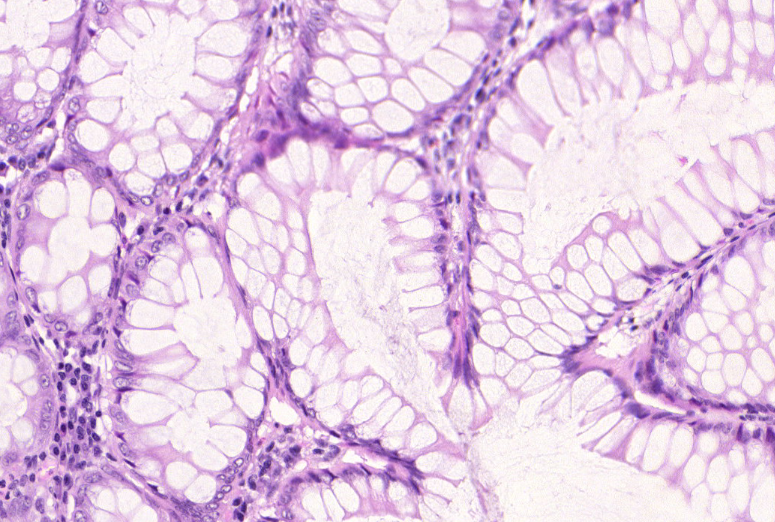
#> input picture warwick_sample_5/testA_1.bmp, 775 x 522 px
$ python elastic_deformation.py
#> lines starting #> are read from the running program, lines starting #| are printed output that depends on the picture; after the words box and inside, x2 and y2 are one past the last pixel; in counts of white or black regions, pixels touching at a corner belong together
'''
source: https://www.kaggle.com/bguberfain/elastic-transform-for-data-augmentation
'''

import numpy as np
import pandas as pd
import cv2
from scipy.ndimage.interpolation import map_coordinates
from scipy.ndimage.filters import gaussian_filter
import matplotlib.pyplot as plt

# Function to distort image
def elastic_transform(image, alpha, sigma, alpha_affine, random_state=None):
    """Elastic deformation of images as described in [Simard2003]_ (with modifications).
    .. [Simard2003] Simard, Steinkraus and Platt, "Best Practices for
         Convolutional Neural Networks applied to Visual Document Analysis", in
         Proc. of the International Conference on Document Analysis and
         Recognition, 2003.

     Based on https://gist.github.com/erniejunior/601cdf56d2b424757de5
    """
    if random_state is None:
        random_state = np.random.RandomState(None)

    shape = image.shape
    shape_size = shape[:2]

    # Random affine
    center_square = np.float32(shape_size) // 2
    square_size = min(shape_size) // 3
    pts1 = np.float32([center_square + square_size, [center_square[0]+square_size, center_square[1]-square_size], center_square - square_size])
    pts2 = pts1 + random_state.uniform(-alpha_affine, alpha_affine, size=pts1.shape).astype(np.float32)
    M = cv2.getAffineTransform(pts1, pts2)
    image = cv2.warpAffine(image, M, shape_size[::-1], borderMode=cv2.BORDER_REFLECT_101)

    dx = gaussian_filter((random_state.rand(*shape) * 2 - 1), sigma) * alpha
    dy = gaussian_filter((random_state.rand(*shape) * 2 - 1), sigma) * alpha
    dz = np.zeros_like(dx)

    x, y, z = np.meshgrid(np.arange(shape[1]), np.arange(shape[0]), np.arange(shape[2]))
    indices = np.reshape(y+dy, (-1, 1)), np.reshape(x+dx, (-1, 1)), np.reshape(z, (-1, 1))

    return map_coordinates(image, indices, order=1, mode='reflect').reshape(shape)

# Define function to draw a grid
def draw_grid(im, grid_size):
    # Draw grid lines
    for i in range(0, im.shape[1], grid_size):
        cv2.line(im, (i, 0), (i, im.shape[0]), color=(255,))
    for j in range(0, im.shape[0], grid_size):
        cv2.line(im, (0, j), (im.shape[1], j), color=(255,))


if __name__ == "__main__":
    pass
    # Load images
    im = cv2.imread("warwick_sample_5/testA_1.bmp", -1)
#> im is the input picture: shape (522, 775, 3); mean B, G, R 227.4, 201.8, 227
    im_mask = cv2.imread("warwick_sample_5/testA_1_anno.bmp", -1)
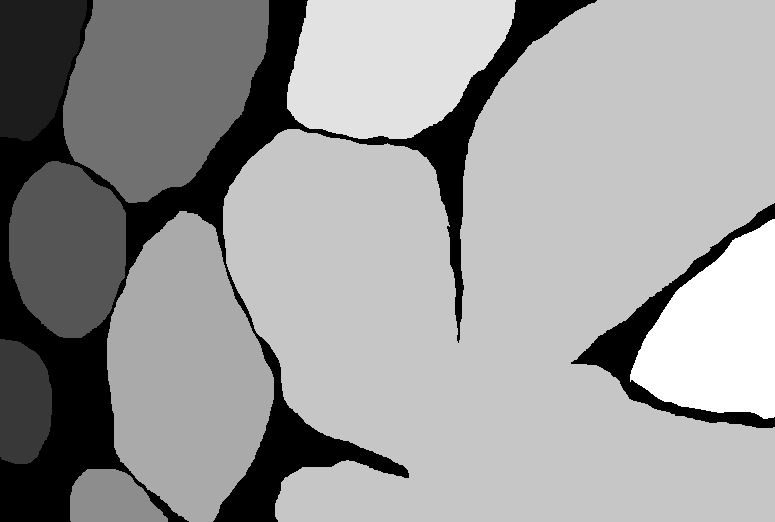
#> input picture warwick_sample_5/testA_1_anno.bmp, 775 x 522 px
#> im_mask is the input picture: shape (522, 775); min 0, max 9, mean 5.46
    print(im)
#> (printed output is left out)
    print(im_mask)
#> (printed output is left out)
    # Draw grid lines
    draw_grid(im, 50)
#> after the loop in draw_grid, `for i in range(0, im.shape[1], grid_size):`:
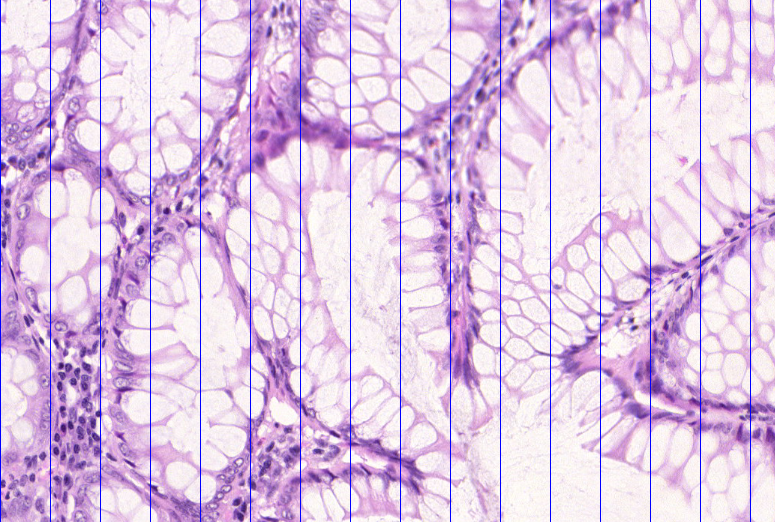
#> im: shape (522, 775, 3); 2.06% of pixels changed, all inside (x1, y1, x2, y2) = (0, 0, 751, 522)
#> after the loop in draw_grid, `for j in range(0, im.shape[0], grid_size):`:
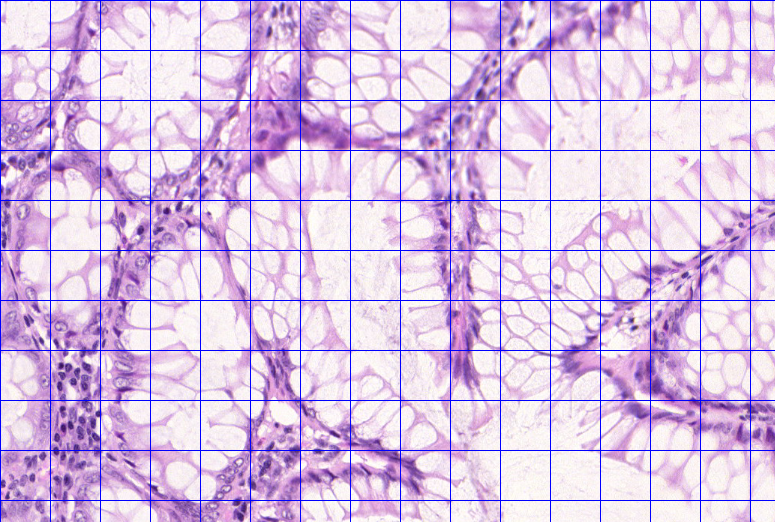
#> im: shape (522, 775, 3); 2.06% of pixels changed, all inside (x1, y1, x2, y2) = (1, 0, 775, 501)
    draw_grid(im_mask, 50)
#> call 2 of draw_grid, with grid_size = 50
#> after the loop in draw_grid (call 2), `for i in range(0, im.shape[1], grid_size):`:
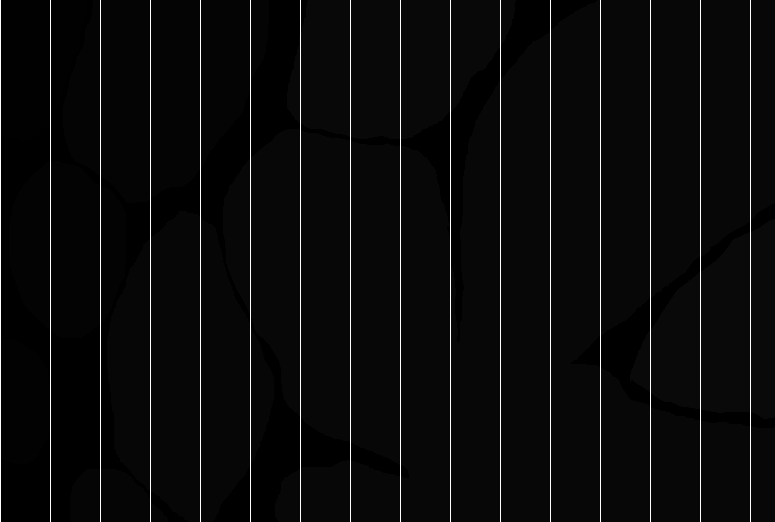
#> im: shape (522, 775); min 0, max 255, mean 10.6
#> after the loop in draw_grid (call 2), `for j in range(0, im.shape[0], grid_size):`:
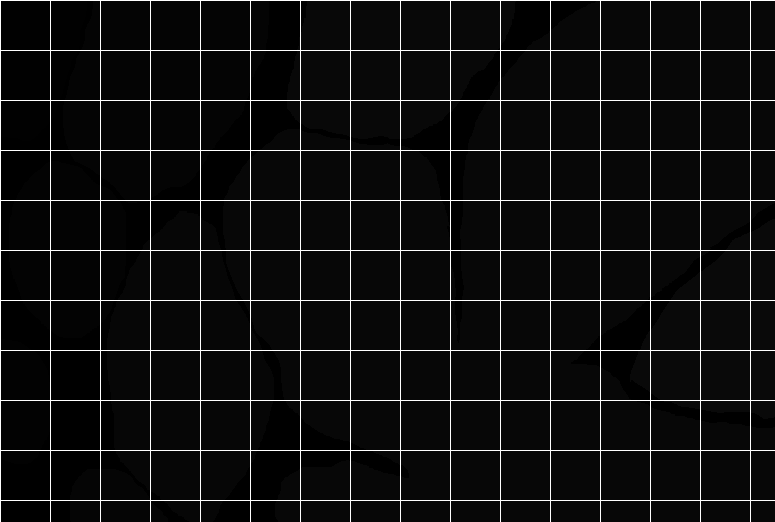
#> im: shape (522, 775); 2.06% of pixels changed, all inside (x1, y1, x2, y2) = (1, 0, 775, 501)

    # Merge images into separete channels (shape will be (cols, rols, 2))
#> (the run stopped early here; a loop or call above may not have finished)
